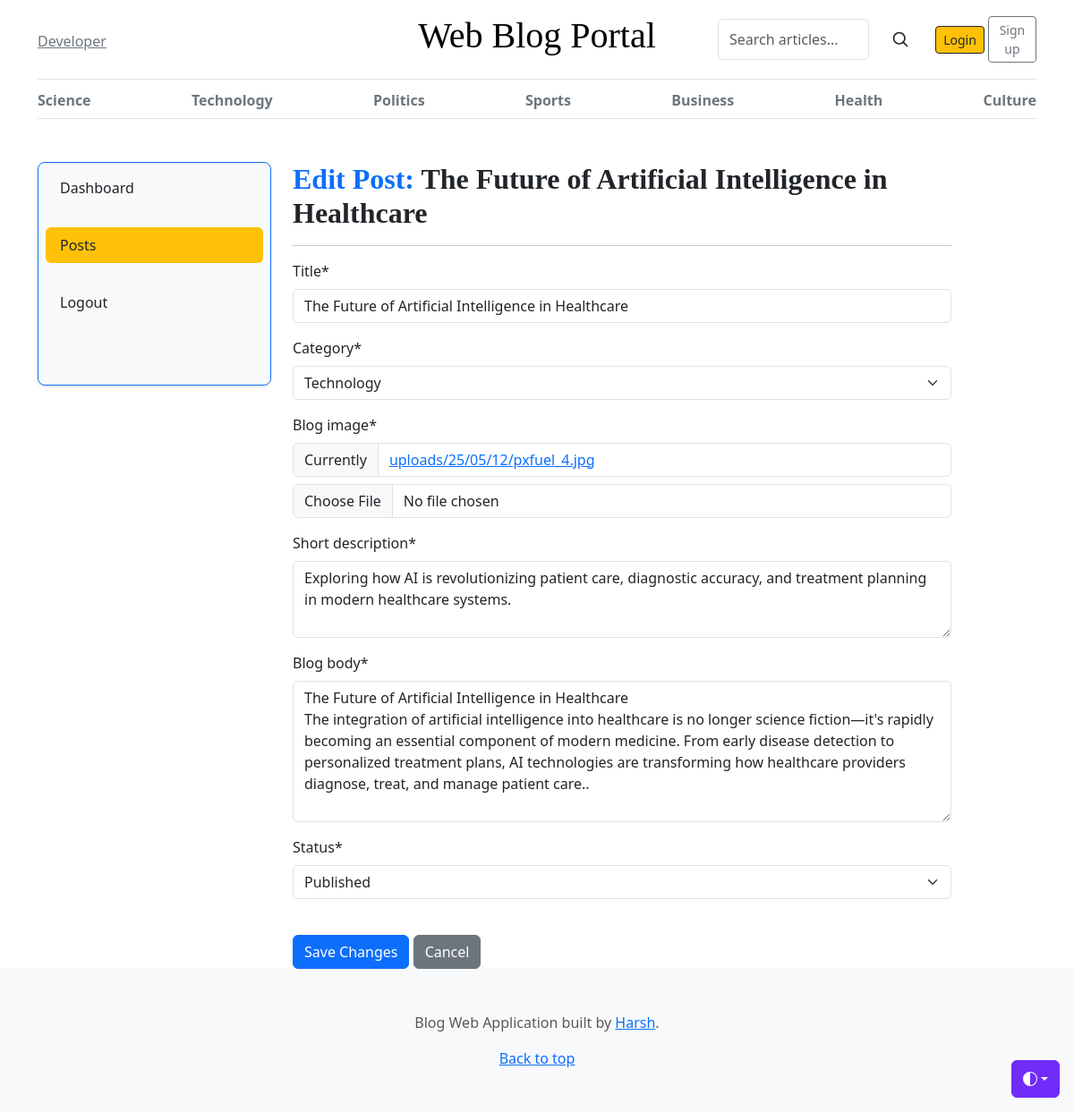
/dashboard/posts/edit/2, run on the app's committed database.
### blogs/models.py (models this page shows, shortened)
class Category(models.Model):
    category_name = models.CharField(max_length=50, unique=True)
    created_at = models.DateTimeField(auto_now_add=True)
    updated_at = models.DateTimeField(auto_now=True)
    def __str__(self):
        return self.category_name
    class Meta:
        verbose_name_plural = 'Categories'

class Blogs(models.Model):
    title = models.CharField(max_length=100,unique=True)
    slug = models.SlugField(unique=True, blank=True)
    category = models.ForeignKey(Category, on_delete=models.CASCADE)
    author = models.ForeignKey(User, on_delete=models.CASCADE)
    blog_image = models.ImageField(upload_to='uploads/%y/%m/%d')
    short_description = models.TextField(max_length=1000)
    blog_body = models.TextField(max_length=3000)
    status = models.CharField(max_length=100,choices=STATUS_CHOICE,default='Draft')
    is_featured = models.BooleanField(default=False)
    created_at = models.DateTimeField(auto_now_add=True)
    updated_at = models.DateTimeField(auto_now=True)
    class Meta:
        verbose_name_plural = 'Blogs'

### dashboard/views.py (the view, shortened to what this page needs)
# urls.py: path('posts/edit/<int:pk>',views.edit_posts,name="edit_posts"),
def edit_posts(request,pk):
    post = get_object_or_404(Blogs,pk=pk)
    form = BlogForm(instance=post)
    context = {
        'form':form,
        'post':post
    }
    return render(request,'dashboard/posts/edit_posts.html',context)

### dashboard/forms.py
class BlogForm(forms.ModelForm):
    class Meta:
        model=Blogs
        exclude = ['slug', 'author', 'is_featured', 'created_at', 'updated_at']
        widgets = {
            'short_description': forms.Textarea(attrs={'rows': 3}),
            'blog_body': forms.Textarea(attrs={'rows': 6}),
        }

### blogs/context_processors.py (called while the page is built)
def get_category(request):
    categories = Category.objects.all()
    return dict(categories=categories)

### dashboard/context_processors.py (called while the page is built)
def is_admin_user(request):
    return {'is_admin': request.user.groups.filter(name='Admin').exists() if request.user.is_authenticated else False}

### templates/dashboard/posts/edit_posts.html (shortened to what this page needs)
{% extends "base/base.html" %}
{% load crispy_forms_tags %}
{% block 'content' %}
<main class="container mt-5">
    <div class="row">
        {% include "dashboard/component/leftsidebar.html" %}
        <div class="col-md-8">
            <h2 class="text-primary fw-bold">Edit Post: <span class="text-dark">{{ post.title }}</span></h2>
            <hr>
            <form method="POST" enctype="multipart/form-data">
                <fieldset class="form-group">
                    {{ form|crispy }}
                </fieldset>
                <div class="form-group mt-4">
                    <button type="submit" class="btn btn-primary">Save Changes</button>
                    <a href="{% url 'show_posts' %}" class="btn btn-secondary">Cancel</a>
                </div>
            </form>
        </div>
    </div>
</main>
{% endblock 'content' %}

### templates/base/base.html (shortened to what this page needs)
{% include './header.html'%}
{% block nav %}
    <div class="container">
    <div class="nav-scroller py-1 mb-3 border-bottom">
        <nav class="nav nav-underline justify-content-between">
            {% for category in categories%}
            <a class="nav-item nav-link {% if active_category.id == category.id%}link-warning fw-bold{% endif %} active link-secondary font-weight-normal" href="{% url 'posts_by_category' category.id %}">{{category.category_name}}</a>
            {% endfor %}
        </nav>
    </div>
    </div>
{% endblock nav %}
{% block 'content'%}{%endblock 'content'%}
{% include './footer.html'%}

### static/css/blog.css (style rules this page uses)
h1, h2, h3, h4, h5, h6 { font-family: "Playfair Display", Georgia, "Times New Roman", serif; }

### static/css/blog.rtl.css (style rules this page uses)
h1, h2, h3, h4, h5, h6 { font-family: Amiri, Georgia, "Times New Roman", serif; }

### templates/base/header.html (style rules this page uses)
.nav-scroller { position: relative; z-index: 2; height: 2.75rem; overflow-y: hidden }
.nav-scroller .nav { display: flex; flex-wrap: nowrap; padding-bottom: 1rem; margin-top: -1px; overflow-x: auto; text-align: center; white-space: nowrap; -webkit-overflow-scrolling: touch }

### data on the page
Category: category_name "Science"
Category: category_name "Technology"
Category: category_name "Politics"
Category: category_name "Sports"
Category: category_name "Business"
Category: category_name "Health"
Category: category_name "Culture"
Blogs: title "The Future of Artificial Intelligence in Healthcare", category "Technology", short_description "Exploring how AI is revolutionizing patient care, diagnostic accuracy, and treatment planning in modern healthcare systems.", blog_body "The Future of Artificial Intelligence in Healthcare The integration of artificial intelligence into healthcare is no longer science fiction—it's rapidly becoming an essential component of modern medicine. From early disease detection to personalized treatment plans, AI technologies are transforming how healthcare providers diagnose, treat, and manage patient care..", status "Published"
